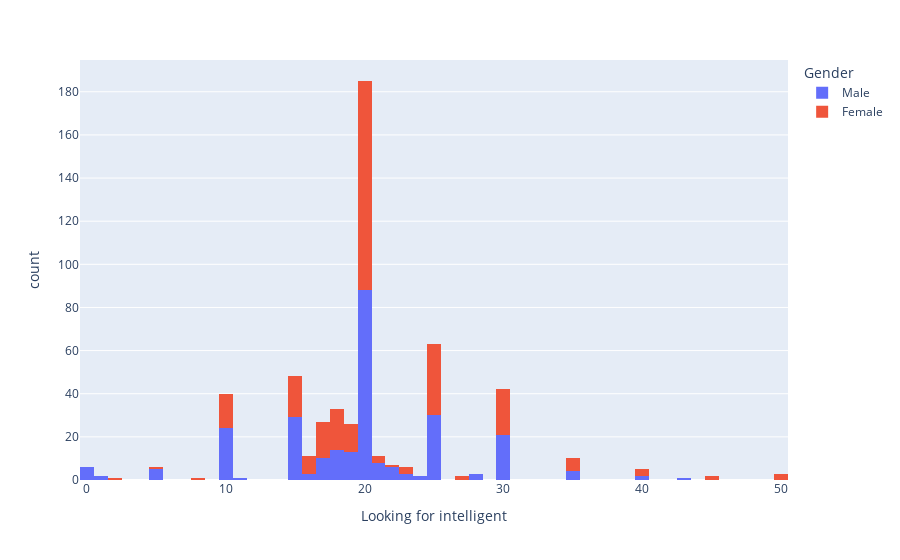

The cell this chart's notebook holds for it:
### Code cell
df_partners=df_partners.sort_values("Looking for intelligent")
fig = px.histogram(df_partners,x='Looking for intelligent', color='Gender',nbins=100)
fig.show()

### Figure 1 — Plotly figure (JSON) as saved in the notebook; plotly's stock layout.template omitted (floating-point values rounded to 4 significant figures; data arrays with more than 128 entries replaced by an {"elided": "..."} marker saying what was removed)
{"data": [{"alignmentgroup": "True", "bingroup": "x", "hovertemplate": "Gender=Male<br>Looking for intelligent=%{x}<br>count=%{y}<extra></extra>", "legendgroup": "Male", "marker": {"color": "#636efa", "pattern": {"shape": ""}}, "name": "Male", "nbinsx": 100, "offsetgroup": "Male", "orientation": "v", "showlegend": true, "type": "histogram", "x": {"elided": "277 float values"}, "xaxis": "x", "yaxis": "y"}, {"alignmentgroup": "True", "bingroup": "x", "hovertemplate": "Gender=Female<br>Looking for intelligent=%{x}<br>count=%{y}<extra></extra>", "legendgroup": "Female", "marker": {"color": "#EF553B", "pattern": {"shape": ""}}, "name": "Female", "nbinsx": 100, "offsetgroup": "Female", "orientation": "v", "showlegend": true, "type": "histogram", "x": {"elided": "274 float values"}, "xaxis": "x", "yaxis": "y"}], "layout": {"barmode": "relative", "legend": {"title": {"text": "Gender"}, "tracegroupgap": 0}, "margin": {"t": 60}, "xaxis": {"anchor": "y", "domain": [0, 1], "title": {"text": "Looking for intelligent"}}, "yaxis": {"anchor": "x", "domain": [0, 1], "title": {"text": "count"}}}}
